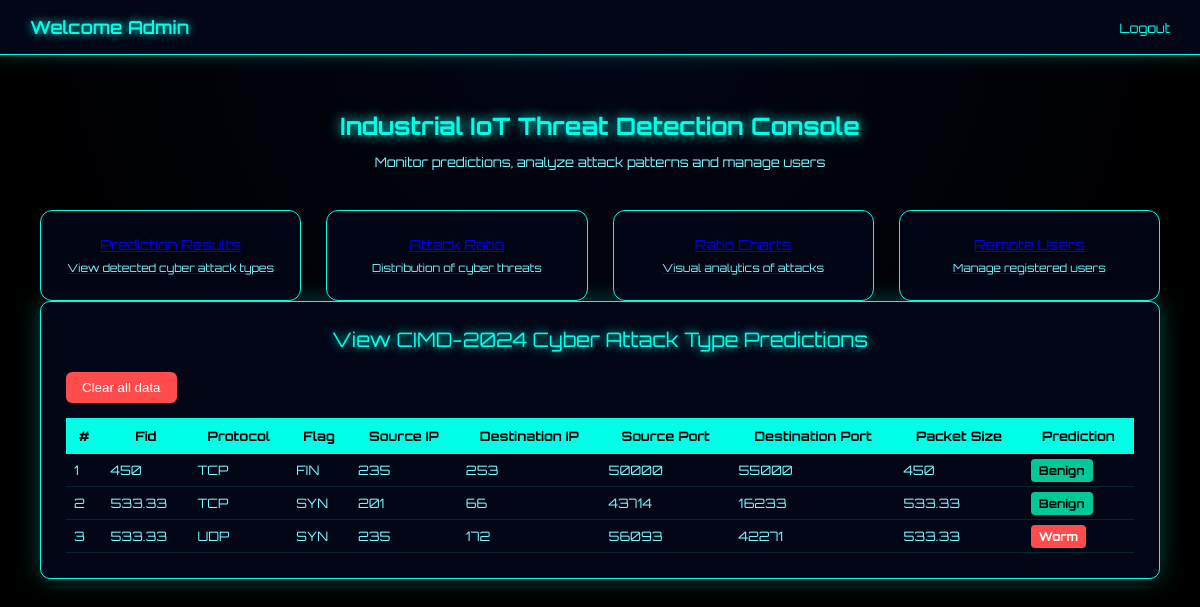
Screenshot of /View_Prediction_Of_Cyber_Attack_Type/ with the database file from the repository.
### Remote_User/models.py (models this page shows)
class cyberattack_detection(models.Model):
    Fid= models.CharField(max_length=300)
    Protocol= models.CharField(max_length=300)
    Flag= models.CharField(max_length=300)
    Packet= models.CharField(max_length=300)
    Sender_ID= models.CharField(max_length=300)
    Receiver_ID= models.CharField(max_length=300)
    Source_IP_Address= models.CharField(max_length=300)
    Destination_IP_Address= models.CharField(max_length=300)
    Source_Port= models.CharField(max_length=300)
    Destination_Port= models.CharField(max_length=300)
    Packet_Size= models.CharField(max_length=300)
    Prediction= models.CharField(max_length=300)

### Service_Provider/views.py (the view)
# urls.py: path('View_Prediction_Of_Cyber_Attack_Type/', serviceprovider.View_Prediction_Of_Cyber_Attack_Type, name="View_Prediction_Of_Cyber_Attack_Type"),
def View_Prediction_Of_Cyber_Attack_Type(request):
    obj = cyberattack_detection.objects.exclude(
        Fid__isnull=True
    ).exclude(
        Fid=""
    ).order_by('-id')
    message = request.session.pop('prediction_message', None)
    return render(
        request,
        'SProvider/View_Prediction_Of_Cyber_Attack_Type.html',
        {'list_objects': obj, 'message': message}
    )

### Template/htmls/SProvider/View_Prediction_Of_Cyber_Attack_Type.html (shortened to what this page needs)
{% extends 'SProvider/design1.html' %}
{% block researchblock %}
<div class="table-wrapper">
<div class="table-title">
View CIMD-2024 Cyber Attack Type Predictions
</div>
<form method="post" action="{% url 'Clear_Prediction_Data' %}" style="margin-bottom:15px;" onsubmit="return confirm('Delete all prediction records? Only new submissions will be shown.');">
  <button type="submit" style="background:#ff4d4d; color:#fff; border:none; padding:8px 16px; border-radius:6px; cursor:pointer;">Clear all data</button>
</form>
<div class="table-scroll">
<table class="cyber-table">
<tr>
<th>#</th>
<th>Fid</th>
<th>Protocol</th>
<th>Flag</th>
<th>Source IP</th>
<th>Destination IP</th>
<th>Source Port</th>
<th>Destination Port</th>
<th>Packet Size</th>
<th>Prediction</th>
</tr>
{% for object in list_objects %}
{% if object.Fid %}
<tr>
<td>{{ forloop.counter }}</td>
<td>{{ object.Fid }}</td>
<td>{{ object.Protocol }}</td>
<td>{{ object.Flag }}</td>
<td>{{ object.Source_IP_Address }}</td>
<td>{{ object.Destination_IP_Address }}</td>
<td>{{ object.Source_Port }}</td>
<td>{{ object.Destination_Port }}</td>
<td>{{ object.Packet_Size }}</td>
<td>
{% if object.Prediction == "Benign" %}
<span class="badge safe">{{ object.Prediction }}</span>
{% else %}
<span class="badge attack">{{ object.Prediction }}</span>
{% endif %}
</td>
</tr>
{% endif %}
{% empty %}
<tr><td colspan="10" style="text-align:center; color:#7df9ff;">No predictions yet. Users submit from the prediction form (22 CIMD-2024 features).</td></tr>
{% endfor %}
</table>
</div>
</div>
{% endblock %}

### Template/htmls/SProvider/design1.html (style rules this page uses)
body { margin:0; font-family:'Orbitron', sans-serif; background: radial-gradient(circle at top, #020617, #000000 70%); color:#00ffe7; }

### Template/htmls/SProvider/View_Prediction_Of_Cyber_Attack_Type.html (style rules this page uses)
.table-wrapper { background:#020617; padding:25px; border-radius:10px; border:1px solid #00ffe7; box-shadow:0 0 25px #00ffe744; }
.table-title { text-align:center; font-size:20px; margin-bottom:20px; color:#00ffe7; text-shadow:0 0 10px #00ffe7; }
.table-scroll { overflow:auto; max-height:500px; }
.cyber-table { width:100%; border-collapse:collapse; font-size:13px; }
.cyber-table th { background:#00ffe7; color:#000; padding:10px; position:sticky; top:0; z-index:2; }
.cyber-table td { padding:8px; border-bottom:1px solid #00ffe722; color:#7df9ff; }
.badge { padding:4px 8px; border-radius:4px; font-weight:bold; font-size:12px; }
.attack { background:#ff4d4d; color:#fff; }
.safe { background:#00c896; color:#000; }

### rows the page displays
cyberattack_detection: Fid "450", Protocol "TCP", Flag "FIN", Source_IP_Address "235", Destination_IP_Address "253", Source_Port "50000", Destination_Port "55000", Packet_Size "450", Prediction "Benign"
cyberattack_detection: Fid "533.33", Protocol "TCP", Flag "SYN", Source_IP_Address "201", Destination_IP_Address "66", Source_Port "43714", Destination_Port "16233", Packet_Size "533.33", Prediction "Benign"
cyberattack_detection: Fid "533.33", Protocol "UDP", Flag "SYN", Source_IP_Address "235", Destination_IP_Address "172", Source_Port "56093", Destination_Port "42271", Packet_Size "533.33", Prediction "Worm"
